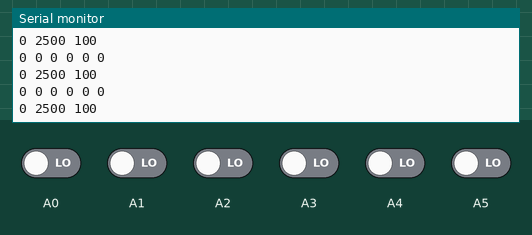
Recording of a sketch running on a simulated Arduino Uno, built with avr-gcc and run on an emulated ATmega328P. Shown: the last lines printed to the serial monitor. The test bench sets the inputs (shaded band); at power-on: A0–5 LOW.

Above: at 14.5 s.
14.6 s: A0 driven HIGH
At 15.2 s:
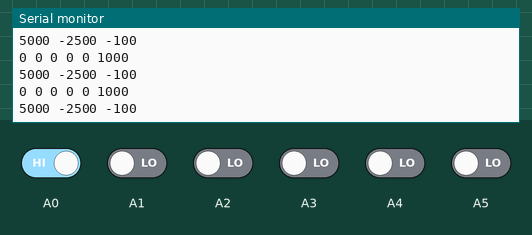
17.6 s: A1 driven HIGH
At 18.5 s:
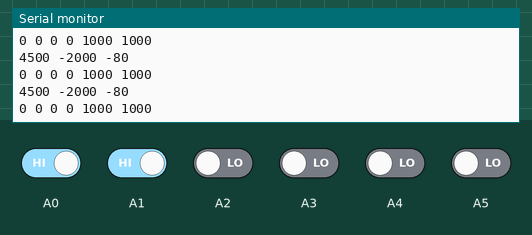
20.6 s: A2 driven HIGH
At 21.3 s:
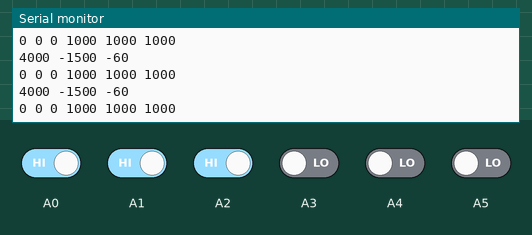
22.1 s: A2 driven LOW
25.1 s: A3 driven HIGH
At 25.6 s:
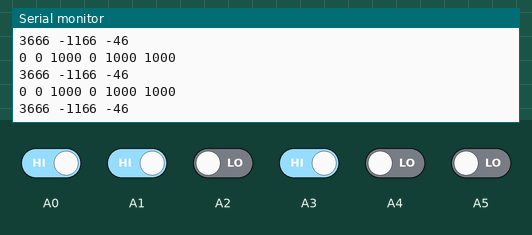
26.6 s: A1 driven LOW
At 27.6 s:
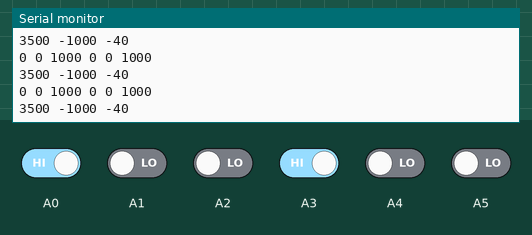
Timing chart, 0 to 29.6 s (numbered marks = the images above; inputs shaded):
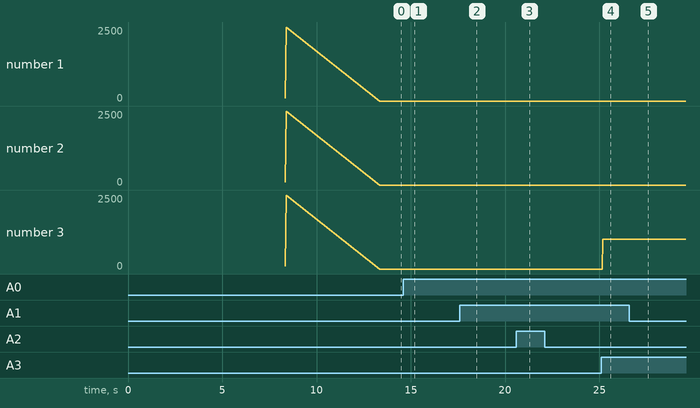

Measured:
- after the input at 14.6 s, the serial monitor: prints a new line after 0.08 s (image 1)
- after the input at 17.6 s, the serial monitor: prints a new line after 0.08 s (image 2)
- after the input at 20.6 s, the serial monitor: prints a new line after 0.08 s (image 3)
- after the input at 25.1 s, the serial monitor: prints a new line after 0.09 s (image 4)
- after the input at 26.6 s, the serial monitor: prints a new line after 0.09 s (image 5)

The sketch:

Line_Follower.ino
```cpp
/**
 * Line Follower care are integrat
 * in el un sistem de control de
 * tip PD(Proportional si Derivata).
 *
 * Sistemul PD este un sistem de
 * control ce preia controlul
 * robotului atat proportional
 * cu eroarea, dar si prevede
 * schimbarile sistemului folosind
 * derivata proportiei.
 */


/**
 * Librariile sunt folosiste pentru
 * senzori (8QTR-RC de la pololu)
 * si shield pentru motoare care
 * foloseste driver L293D pentru
 * motoare.
 */
#include <AFMotor.h>
#include <QTRSensors.h>

/**
 * Pinii definiti pentru arrayul
 * de senzori.
 */
#define s1 A5
#define s2 A4
#define s3 A3
#define s4 A2
#define s5 A1
#define s6 A0
#define NUM_OF_SENSORS 6
/**
 * Variabilele ce controleaza
 * viteza motoarelor.
 * @DEFAULT_SPEED
 * -viteza de mers in fata
 * @MAX_SPEED
 * -viteza maxima de mers
 * in curbe
 * @MIN_SPEED
 * -viteza minima de mers
 * in curbe, de preferat 0
 * dar se poate sa fie si negativa
 */
#define DEFAULT_SPEED 75
#define MAX_SPEED 100
#define MIN_SPEED 0
/**
 * Reprezinta tinta pentru senzori
 * senzorul 0 are valoarea liniei 0
 * senzorul 1 are valoarea liniei 1
 * valorea intre senzorii 0 si 1 este 500.
 */
#define TARGET 2500
/**
 * Constantele care influenteaza
 * sistemul PD.
 * @KP
 * -constanta proportionalei
 * @KD
 * -constanta derivatei
 * nota: KD > KP
 */
#define KP 0.04
#define KD 0.2

/**
 * error si prevError retin eroarea
 * curenta si cea anterioara
 */
int error = 0;
int prevError = 0;

/**
 * Directia in care se va misca robotul.
 */
int direct;

/**
 * Motoarele dc, conectate pe sloturile
 * 1 si 2, la o frecventa PWM de 64khz
 * nota: pe sloturile 1 si 2 frecventele
 * sunt de 1khz, 2khz, 8khz, si 64khz
 * iar pe sloturile 3 si 4 frecventele
 * sunt de 1,8 si 64 khz.
 */
AF_DCMotor motor1(1, MOTOR12_64KHZ);
AF_DCMotor motor2(2, MOTOR12_64KHZ);

//Bara de senzori
QTRSensorsRC senzori((unsigned char[]) {s1,s2,s3,s4,s5,s6}, NUM_OF_SENSORS);
//Valorile citite de senzori, rol de debug
unsigned int valori[NUM_OF_SENSORS];

/**
 * Clamp se asigura ca viteza robotului
 * nu depaseste valorile min sau max.
 * @val
 * -valoarea vitezei transmise
 */
void Clamp(int &val){
  if(val > MAX_SPEED);
    val = MAX_SPEED;
  if(val < MIN_SPEED)
    val = MIN_SPEED;
}

/**
 * Go seteaza viteza motoarelor si
 * directia inc care motorul se invarte
 * aceasta realizandu-se prin constantele
 * FORWARD si BACKWARD ale librariei
 * AFMotor.
 * @Speed
 * -Viteza motorului, valori intre 0 si 255
 * @motor
 * -Motorul care trebuie controlat
 */
void Go(int Speed, AF_DCMotor motor){
  if(Speed > 0){
    Clamp(Speed);
    motor.run(FORWARD);
    motor.setSpeed(Speed);
  }
  else{
    motor.run(BACKWARD);
    motor.setSpeed(-Speed);
  }

}

void setup() {
  //setup pentru debug
  delay(500);
  Serial.begin(9600);

  senzori.emittersOn();

  /**
   * Calibrarea senzorilor, se face de
   * fiecare data cand se porneste robotul.
   */
  Serial.print("begin calibration\n");
  for(int i = 0; i < 50; i++){
    senzori.calibrate();
   // Serial.print("Calibrating\n");
    delay(50);
  }

  Go(-50, motor1);
  Go(-50, motor2);
  delay(100);

  for(int i = 1; i <= 5; i++){
    Go(50-i*10, motor1);
    Go(50-i*10, motor2);
    delay(5);
  }

  delay(100);

  for(int i = 0; i < 50; i++){
    senzori.calibrate();
   // Serial.print("Calibrating\n");
    delay(50);
  }


  Go(50, motor1);
  Go(50, motor2);
  delay(100);

  for(int i = 1; i <= 5; i++){
    Go(50-i*10, motor1);
    Go(50-i*10, motor2);
    delay(5);
  }

  /**
   * Finaalizarea calibrarii
   * unii parametrii pot fi modificati,
   * de asemenea si modul in care robotul
   * face "un pas" in spate si altul in fata
   * se poate modifica in functie de
   * caracteristicile fizice ale robotului.
   */

  /**
   * Debug, afisarea valorilor minime si maxime
   * inregistrate de senzori.
   */
  for (int i = 0; i < NUM_OF_SENSORS; i++)
  {
    Serial.print(senzori.calibratedMinimumOn[i]);
    Serial.print(' ');
  }
  Serial.println();

  for (int i = 0; i < NUM_OF_SENSORS; i++)
  {
    Serial.print(senzori.calibratedMaximumOn[i]);
    Serial.print(' ');
  }
  Serial.println();

  delay(5000);

}

void loop() {

  /**
   * Calcularea directiei in care ar trebui
   * sa se miste robotul. Pozitia curenta
   * este citita de la senzori prin readLine,
   * eroarea este calculata prin diferenta
   * dintre pozitia tinta(TARGET) si pozitia
   * curenta(position). Directia este data
   * de suma valorii proportionale si cea
   * derivata. Valoarea proportionala este
   * data de formula KP * error, iar
   * valoarea derivata este data de formula
   * KD * (error - prevError).
   */
  int position = senzori.readLine(valori);
  error = TARGET - position;
  direct = (int)((double)(KP * error + KD * (error - prevError)));

  /**
   * Robotul se va misca in functie de
   * valoarea variabilei direct.
   * nota:
   * direct = 0 -> robotul va merge drept
   * direct > 0 -> robotul va merge in stanga
   * direct < 0 -> robotul va merge in dreapta
   */
  Go(DEFAULT_SPEED + direct, motor1);
  Go(DEFAULT_SPEED - direct, motor2);

  /**
   * Dupa terminarea calcularii directiei si
   * a efectuarii mersului motoarelor in
   * functie de aceasta, erroarea curenta
   * devine eroarea anterioara.
   */
  prevError = error;

  /**
   * Debug, afisare valori senzori, pozitie,
   * eroare si directie.
   */
  for(int i=0; i < NUM_OF_SENSORS; i++){
    Serial.print(valori[i]);
    Serial.print(' ');
  }

  Serial.print('\n');
  Serial.print(position);
  Serial.print(' ');
  Serial.print(error);
  Serial.print(' ');
  Serial.print(direct);
  Serial.print('\n');
}
```
